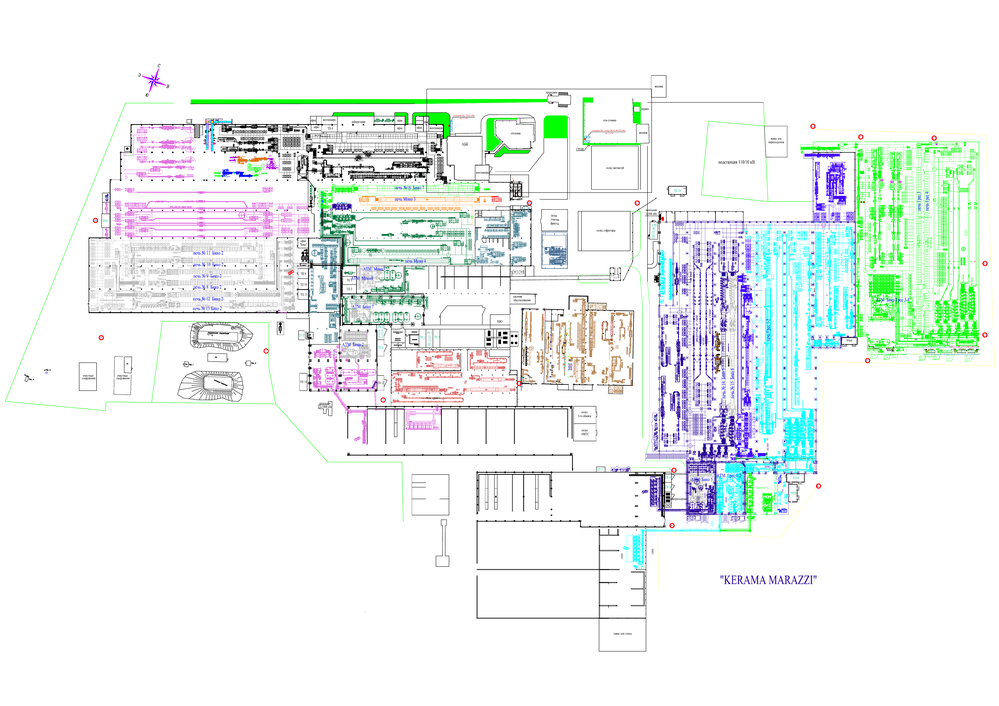
#> input picture desktop/seed/data/p08/plan.png, 999 x 706 px, shrunk from 5298 x 3743 before the run, given in place of VID00001.AVI, which was not available
$ python p01s_instrument_check.py
#> lines starting #> are read from the running program, lines starting #| are printed output that depends on the picture; pictures that were not available may be replaced by others from this repository, and a replacement may not be noted
### fly_vo/lk_motion_field.py
"""P0.1S — local motion by Lucas–Kanade tracking on a patch grid.

Why this replaces the Reichardt correlator
------------------------------------------
P0.1Q measured motion on a real 2-D grid instead of a collapsed column profile
and the signal improved per frame, but a cell-level audit showed the measurement
was still at chance: on the six real turns only 1% of grid cells held the correct
sign for 70% of the turn, and the pooled estimate was right 53% of the time. The
correlator itself — a product of two luminance samples at a fixed offset — is too
weak on this footage.

This module measures the same thing a different way: it tracks real image points
with pyramidal Lucas–Kanade and reports the actual displacement of each patch.

    frame t, frame t+1
        ↓
    fixed grid of image points (3 x 3 per cell)
        ↓
    calcOpticalFlowPyrLK  prev -> curr, then curr -> prev
        ↓
    keep points whose forward-backward error is small
        ↓
    per-cell median displacement  ->  local motion (dx, dy) in pixels

Only local motion is produced. There is no pooled LEFT/RIGHT decision and no
`yaw_frozen` anywhere in this file: the sign, polarity and direction conventions
live entirely in the fly's circuitry downstream.

Sign convention
---------------
`dx > 0` means the image content moved toward +x, i.e. rightward. This is the
same convention as `optic_flow.reichardt_at_dx` (verified by
`tests/test_p01s_lk_field.py::test_sign_matches_reichardt`), so the injection
polarities frozen in P0.1L stay valid and the two estimators are comparable.

Frame clock
-----------
`iter_video_at_brain_hz` samples 30 fps video at 50 Hz, so 40% of frames handed
to the estimator are exact copies of the previous frame. Lucas–Kanade is
*undefined* on such a pair: there is no displacement between two identical
images. With `hold_on_duplicate=True` the previous field is carried forward and
the sample is marked held, instead of reporting a spurious zero field. The number
of held samples is reported so the effect stays visible.

Units
-----
Displacement is reported in pixels divided by `ref_px` (default 1.0), so a
one-pixel frame-to-frame displacement is a field value of 1.0. This keeps the
frozen injection gain (`flow_inject_gain = 8.0`) meaningful: the frozen Reichardt
field saturated it around |field| ~ 0.25, and so does this one.

8-bit input
-----------
`cv2.calcOpticalFlowPyrLK` in this OpenCV build asserts `img.depth() == CV_8U`,
so the float drive is converted with a *fixed* scale (value * 255, no per-frame
percentile stretch). An adaptive stretch would break the brightness-constancy
assumption that Lucas–Kanade is built on, so it is deliberately avoided.
"""

from __future__ import annotations

from dataclasses import dataclass, field

import cv2
import numpy as np

EPS = 1e-8


@dataclass
class LKFieldDiagnostics:
    """Local tracking diagnostics. No pooled direction is present."""

    grid_shape: tuple[int, int] = (0, 0)
    n_seeds: int = 0
    n_valid: int = 0
    coverage: float = 0.0
    mean_fb_error: float = 0.0
    mean_abs_dx_px: float = 0.0
    mean_abs_dy_px: float = 0.0
    held: bool = False
    n_empty_cells: int = 0

    # [10 lines left out: function as_dict, not called in this run]


class LKMotionField:
    """Per-cell local displacement from pyramidal Lucas–Kanade tracking."""

    def __init__(
        self,
        grid_w: int = 16,
        grid_h: int = 8,
        seed_layout: int = 3,
        win: int = 15,
        max_level: int = 3,
        fb_tol_px: float = 1.0,
        ref_px: float = 1.0,
        hold_on_duplicate: bool = True,
        fill_empty_from_column: bool = True,
    ):
        self.grid_w = int(grid_w)
        self.grid_h = int(grid_h)
        self.seed_layout = max(int(seed_layout), 1)
        self.win = (int(win), int(win))
        self.max_level = int(max_level)
        self.fb_tol_px = float(fb_tol_px)
        self.ref_px = float(ref_px)
        self.hold_on_duplicate = bool(hold_on_duplicate)
        self.fill_empty_from_column = bool(fill_empty_from_column)

        self._prev: np.ndarray | None = None      # float drive, for duplicate detection
        self._prev_u8: np.ndarray | None = None   # 8-bit, for the tracker
        self._prev_field: np.ndarray | None = None
        self._prev_dy: np.ndarray | None = None
        self._seeds: np.ndarray | None = None
        self._seed_cell: np.ndarray | None = None
        self._shape: tuple[int, int] = (0, 0)

        self._criteria = (
            cv2.TERM_CRITERIA_EPS | cv2.TERM_CRITERIA_COUNT,
            20,
            0.03,
        )

    # ---------------------------------------------------------------- geometry
    @property
    def n_cells(self) -> int:
        return self.grid_h * self.grid_w

    # [8 lines left out: function reset, not called in this run]

    def _ensure_seeds(self, h: int, w: int) -> None:
        """Fixed image-space seed grid, one `seed_layout^2` sub-grid per cell."""
        if self._seeds is not None and self._shape == (h, w):
            return
        margin = self.win[0] // 2 + 1
        cell_w, cell_h = w / self.grid_w, h / self.grid_h
        pts, cells = [], []
        L = self.seed_layout
        for gy in range(self.grid_h):
            for gx in range(self.grid_w):
                for sy in range(L):
                    for sx in range(L):
                        x = (gx + (sx + 0.5) / L) * cell_w
                        y = (gy + (sy + 0.5) / L) * cell_h
                        if margin <= x <= w - 1 - margin and margin <= y <= h - 1 - margin:
                            pts.append((x, y))
                            cells.append(gy * self.grid_w + gx)
        self._seeds = np.asarray(pts, dtype=np.float32).reshape(-1, 1, 2)
        self._seed_cell = np.asarray(cells, dtype=np.int64)
        self._shape = (h, w)
        self._prev = None
        self._prev_u8 = None
        self._prev_field = None
        self._prev_dy = None

    @staticmethod
    def _to_u8(img: np.ndarray) -> np.ndarray:
        """Fixed-scale conversion to 8-bit; no per-frame adaptation."""
        return np.clip(np.rint(img * 255.0), 0, 255).astype(np.uint8)

    # ----------------------------------------------------------------- process
    def process(self, img: np.ndarray) -> tuple[np.ndarray, np.ndarray, LKFieldDiagnostics]:
        """One frame → (dx field, dy field, diagnostics); fields in px / ref_px."""
        img = np.ascontiguousarray(np.asarray(img, dtype=np.float32))
        h, w = img.shape
        self._ensure_seeds(h, w)
        zeros = np.zeros((self.grid_h, self.grid_w), dtype=np.float64)

        if self._prev is None:
            self._prev = img
            self._prev_u8 = self._to_u8(img)
            self._prev_field, self._prev_dy = zeros, zeros
            return zeros, zeros, LKFieldDiagnostics(
                grid_shape=(self.grid_h, self.grid_w), n_seeds=len(self._seed_cell)
            )

        diag = LKFieldDiagnostics(
            grid_shape=(self.grid_h, self.grid_w), n_seeds=int(len(self._seed_cell))
        )

        # A pair of identical frames carries no displacement: hold the last field.
        if self.hold_on_duplicate and np.array_equal(img, self._prev):
            diag.held = True
            diag.coverage = 1.0
            prev_field = self._prev_field if self._prev_field is not None else zeros
            prev_dy = self._prev_dy if self._prev_dy is not None else zeros
            self._prev = img
            return prev_field.copy(), prev_dy.copy(), diag

        curr_u8 = self._to_u8(img)
        prev_u8 = self._prev_u8 if self._prev_u8 is not None else curr_u8
        p0 = self._seeds
        p1, st1, _ = cv2.calcOpticalFlowPyrLK(
            prev_u8, curr_u8, p0, None,
            winSize=self.win, maxLevel=self.max_level, criteria=self._criteria,
        )
        p0r, st0, _ = cv2.calcOpticalFlowPyrLK(
            curr_u8, prev_u8, p1, None,
            winSize=self.win, maxLevel=self.max_level, criteria=self._criteria,
        )
        good = (
            st1.reshape(-1).astype(bool)
            & st0.reshape(-1).astype(bool)
            & np.isfinite(p1.reshape(-1, 2)).all(axis=1)
            & np.isfinite(p0r.reshape(-1, 2)).all(axis=1)
        )
        fb = np.linalg.norm(p0.reshape(-1, 2) - p0r.reshape(-1, 2), axis=1)
        good &= fb <= self.fb_tol_px

        n_valid = int(good.sum())
        diag.n_valid = n_valid
        diag.coverage = n_valid / max(len(self._seed_cell), 1)
        diag.mean_fb_error = float(fb[good].mean()) if n_valid else 0.0

        d = (p1.reshape(-1, 2) - p0.reshape(-1, 2))[good]
        cells = self._seed_cell[good]

        dx = np.full(self.n_cells, np.nan, dtype=np.float64)
        dy = np.full(self.n_cells, np.nan, dtype=np.float64)
        for ci in range(self.n_cells):
            m = cells == ci
            if not m.any():
                continue
            dx[ci] = float(np.median(d[m, 0]))
            dy[ci] = float(np.median(d[m, 1]))

        diag.n_empty_cells = int(np.isnan(dx).sum())
        if self.fill_empty_from_column:
            dx = self._fill_from_column(dx)
            dy = self._fill_from_column(dy)

        dx = np.nan_to_num(dx, nan=0.0)
        dy = np.nan_to_num(dy, nan=0.0)
        diag.mean_abs_dx_px = float(np.mean(np.abs(dx)))
        diag.mean_abs_dy_px = float(np.mean(np.abs(dy)))

        field_dx = (dx / self.ref_px).reshape(self.grid_h, self.grid_w)
        field_dy = (dy / self.ref_px).reshape(self.grid_h, self.grid_w)

        self._prev = img
        self._prev_u8 = curr_u8
        self._prev_field, self._prev_dy = field_dx, field_dy
        return field_dx, field_dy, diag

    # [10 lines left out: function _fill_from_column, not called in this run]

### scripts/p01s_instrument_check.py
#!/usr/bin/env python3
"""
P0.1S — instrument checks: does the kymograph encode direction correctly, and
what does the measured motion actually look like on the imagery?

Part 1 — objective kymograph check
    Build a clip whose content is translated right by a known amount, then track
    the column position of the strongest feature in the kymograph over time. If
    the instrument is correct this must increase monotonically. This removes any
    doubt about the display being mirrored.

Part 2 — displacement overlay
    Draw the measured per-patch displacement as arrows on the real frames. The
    arrows are in image coordinates, so anyone can check by eye whether they
    follow the texture. This is the only artifact in this whole phase where the
    measurement and the imagery are visible together, and it is the fastest way
    to see whether the estimator tracks the scene or not.

Part 3 — the same overlay as video, and a side-by-side of the raw frame pair with
    the temporal difference, which shows edge dipoles whose polarity encodes the
    direction directly.

Frontend only. Nothing trained, nothing injected.

Usage:
    PYTHONPATH=. python scripts/p01s_instrument_check.py
"""

from __future__ import annotations

import argparse
import json
import sys
from pathlib import Path

import cv2
import numpy as np

ROOT = Path(__file__).resolve().parents[1]
sys.path.insert(0, str(ROOT))

from fly_vo.lk_motion_field import LKMotionField

VIDEO = ROOT / "data/p01r/VID00001.AVI"
EVENTS = {
    "left_65":   (63.5, "LEFT"),
    "left_81":   (78.5, "LEFT"),
    "left_108":  (106.0, "LEFT"),
    "right_67":  (66.0, "RIGHT"),
    "right_210": (209.0, "RIGHT"),
    "right_216": (214.0, "RIGHT"),
    "fwd_140":   (137.5, "FWD"),
}
PRE_ROLL_S = 1.5
EVENT_DUR_S = 3.0
FPS = 30.0
ENCODE = (192, 108)
GRID_W, GRID_H = 16, 8
BAND_ROWS = (20, 54, 88)
BAND_HALF = 3
KYMO_WIDTH = 900


# --------------------------------------------------- part 1: instrument check
def kymograph(grays: list[np.ndarray], row: int, half: int = BAND_HALF) -> np.ndarray:
    y0, y1 = max(0, row - half), row + half + 1
    strip = np.stack([g[y0:y1].mean(axis=0) for g in grays], axis=0)
    return strip


def instrument_check() -> dict:
    """Translate a real frame right by a known amount; track feature column over time."""
    cap = cv2.VideoCapture(str(VIDEO))
    cap.set(cv2.CAP_PROP_POS_MSEC, 139.5 * 1000)
    ok, base = cap.read()
    cap.release()
    if not ok:
        raise SystemExit("could not read base frame")
    h, w = base.shape[:2]
    gray0 = cv2.cvtColor(base, cv2.COLOR_BGR2GRAY)
    small0 = cv2.resize(gray0, ENCODE, interpolation=cv2.INTER_LINEAR).astype(np.float32) / 255.0

    results = {}
    for name, px_per_frame in (("content_right", +2.0), ("content_left", -2.0)):
        grays = []
        for k in range(90):
            M = np.float32([[1, 0, px_per_frame * k * (w / ENCODE[0])], [0, 1, 0]])
            bgr = cv2.warpAffine(base, M, (w, h), flags=cv2.INTER_LINEAR,
                                 borderMode=cv2.BORDER_REFLECT)
            g = cv2.cvtColor(bgr, cv2.COLOR_BGR2GRAY)
            grays.append(cv2.resize(g, ENCODE, interpolation=cv2.INTER_LINEAR).astype(np.float32) / 255.0)

        kymo = kymograph(grays, 54)                      # [time, width]
        # follow the brightest column restricted to a band so it cannot wrap out
        col0 = int(np.argmax(kymo[0, 20:80])) + 20
        track = []
        col = col0
        for t in range(len(kymo)):
            lo, hi = max(0, col - 6), min(kymo.shape[1], col + 7)
            if hi <= lo:
                break
            col = lo + int(np.argmax(kymo[t, lo:hi]))
            track.append(col)
        track = np.asarray(track)
        # slope of column vs time in the kymograph array
        slope = float(np.polyfit(np.arange(len(track)), track, 1)[0]) if len(track) > 2 else 0.0
        results[name] = {
            "kymograph_slope_px_per_frame": slope,
            "expected_sign": +1 if px_per_frame > 0 else -1,
            "instrument_correct": bool(np.sign(slope) == np.sign(px_per_frame)),
            "tracked_columns": track.tolist(),
        }
        print(f"  {name:14s} kymograph column slope {slope:+.3f} px/frame "
              f"(expected {'+' if px_per_frame > 0 else '-'})  "
              f"correct: {results[name]['instrument_correct']}")
    return results


# ------------------------------------------------------- part 2/3: overlay
# [20 lines left out: function motion_overlay, not called in this run]


def process_event(eid: str, anchor: float, out: Path, make_video: bool = True) -> dict:
    t0 = max(0.0, anchor - PRE_ROLL_S)
    t1 = anchor + EVENT_DUR_S
    cap = cv2.VideoCapture(str(VIDEO))
    cap.set(cv2.CAP_PROP_POS_FRAMES, int(round(t0 * FPS)))
    lk = LKMotionField(grid_w=GRID_W, grid_h=GRID_H)
    records, idx = [], 0
    writer = None
    while True:
        ok, frame = cap.read()
        if not ok:
            break
        t = t0 + idx / FPS
        if t > t1:
            break
        gray = cv2.cvtColor(frame, cv2.COLOR_BGR2GRAY)
        small = cv2.resize(gray, ENCODE, interpolation=cv2.INTER_LINEAR).astype(np.float32) / 255.0
        h = small.shape[0]
        band = np.ascontiguousarray(small[int(0.30 * h): int(0.70 * h)])
        dxf, dyf, _d = lk.process(band)
        records.append({"t": t, "dx": dxf.copy(), "dy": dyf.copy(), "frame": frame.copy()})
        idx += 1
    cap.release()

    n_pre = int(round(PRE_ROLL_S * FPS))
    ev = records[n_pre:]
    dx_stack = np.stack([r["dx"] for r in ev], axis=0)
    dy_stack = np.stack([r["dy"] for r in ev], axis=0)

    # a few annotated stills
    picks = [0, len(ev) // 3, 2 * len(ev) // 3, len(ev) - 1]
    tiles = []
    for i in picks:
        r = ev[i]
        ov = motion_overlay(r["frame"], r["dx"], r["dy"], scale=3)
        diff = np.abs(np.asarray(
            cv2.cvtColor(ev[max(0, i - 1)]["frame"], cv2.COLOR_BGR2GRAY), dtype=np.float32
        ) - np.asarray(cv2.cvtColor(r["frame"], cv2.COLOR_BGR2GRAY), dtype=np.float32))
        d = cv2.applyColorMap(np.clip(diff * 4, 0, 255).astype(np.uint8), cv2.COLORMAP_INFERNO)
        pair = np.hstack([cv2.resize(o, (480, 270)) for o in (ov, d)])
        cv2.putText(pair, f"t={r['t']:.2f}s   left: measured displacement arrows   "
                          f"right: |frame difference|",
                    (8, 18), cv2.FONT_HERSHEY_SIMPLEX, 0.45, (255, 255, 255), 1)
        tiles.append(pair)
    cv2.imwrite(str(out / f"{eid}_overlay.png"), np.vstack(tiles))

    if make_video:
        writer = cv2.VideoWriter(str(out / f"{eid}_overlay.mp4"),
                                 cv2.VideoWriter_fourcc(*"mp4v"), FPS,
                                 (ev[0]["frame"].shape[1], ev[0]["frame"].shape[0]))
        for r in ev:
            writer.write(motion_overlay(r["frame"], r["dx"], r["dy"], scale=3))
        writer.release()

    mean_dx = float(dx_stack.mean())
    mean_dy = float(dy_stack.mean())
    return {
        "event": eid, "mean_dx_px": mean_dx, "mean_dy_px": mean_dy,
        "mean_abs_dx_px": float(np.abs(dx_stack).mean()),
        "frac_cells_positive": float((dx_stack > 0).mean()),
        "cell_agreement": float(abs((dx_stack > 0).mean() - 0.5) * 2),
    }


def main() -> None:
    ap = argparse.ArgumentParser()
    ap.add_argument("-o", "--output", default="output/p01s_instrument")
    ap.add_argument("--no-video", action="store_true")
    args = ap.parse_args()
    out = ROOT / args.output
    (out / "overlay").mkdir(parents=True, exist_ok=True)

    print("P0.1S instrument check — part 1: is the kymograph orientation correct?")
    check = instrument_check()
#> in instrument_check, base is the input picture: shape (706, 999, 3); mean B, G, R 241.8, 243.6, 237.9
#> in instrument_check, `gray0 = cv2.cvtColor(base, cv2.COLOR_BGR2GRAY)`:
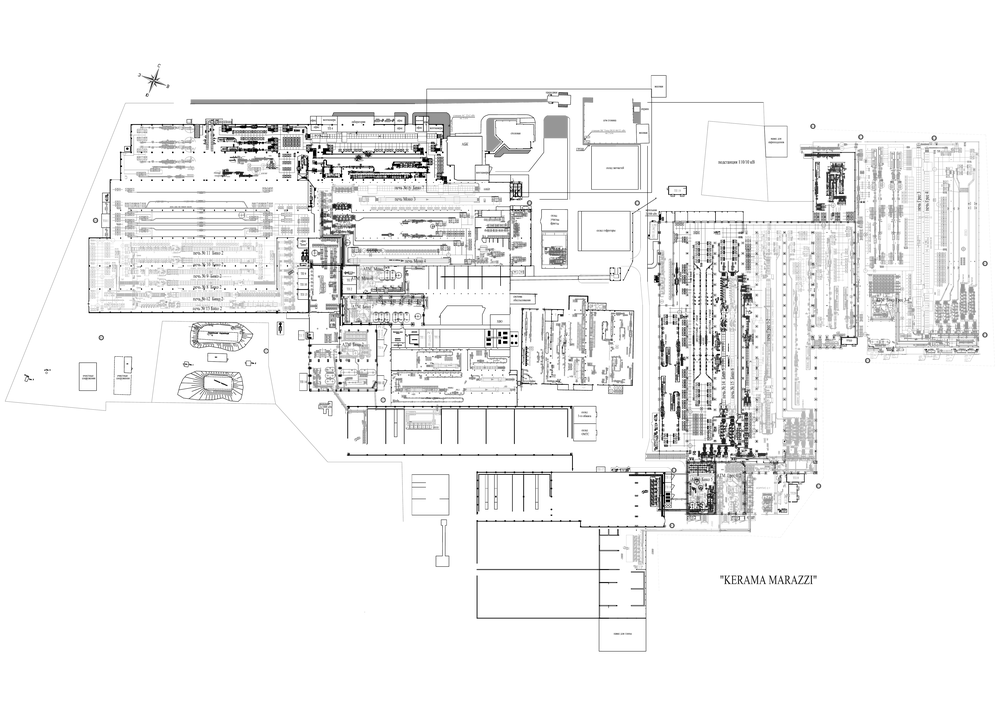
#> gray0: shape (706, 999); min 0, max 255, mean 241.6
#> in instrument_check, `small0 = cv2.resize(gray0, ENCODE, interpolation=cv2.INTER_LINEAR).ast..`:
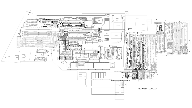
#> small0: shape (108, 192) float32; min 0.00392, max 1, mean 0.946
#> after the loop in instrument_check, `for name, px_per_frame in (("content_right", +2.0), ("content_left", -..`:
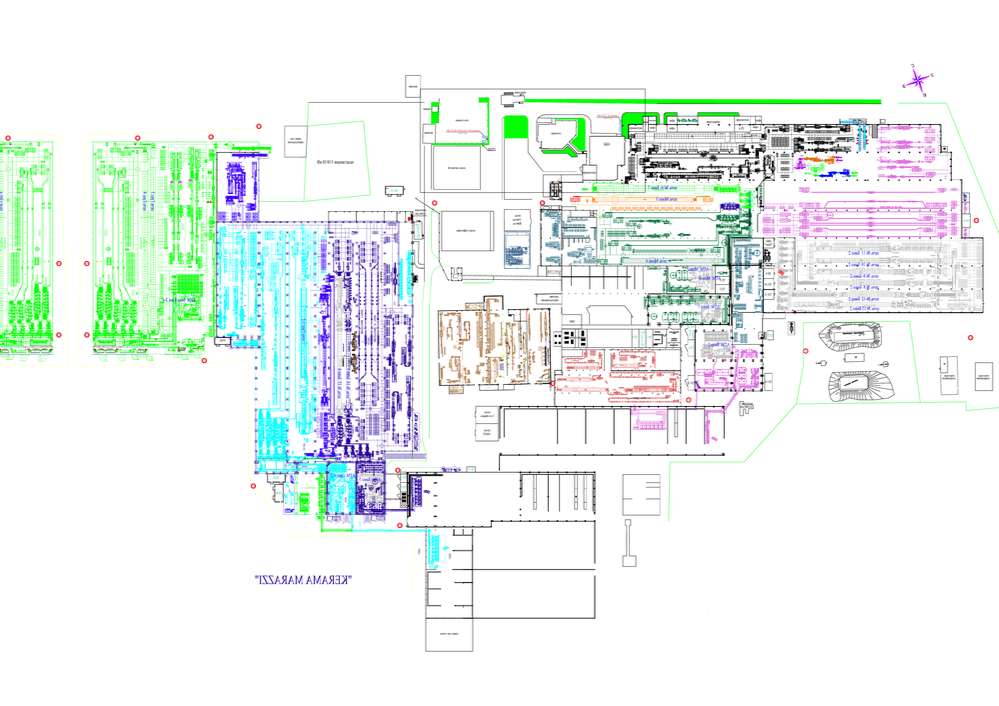
#> bgr: shape (706, 999, 3); mean B, G, R 240.7, 243.5, 236.8
#> after the loop in instrument_check, `for name, px_per_frame in (("content_right", +2.0), ("content_left", -..`:
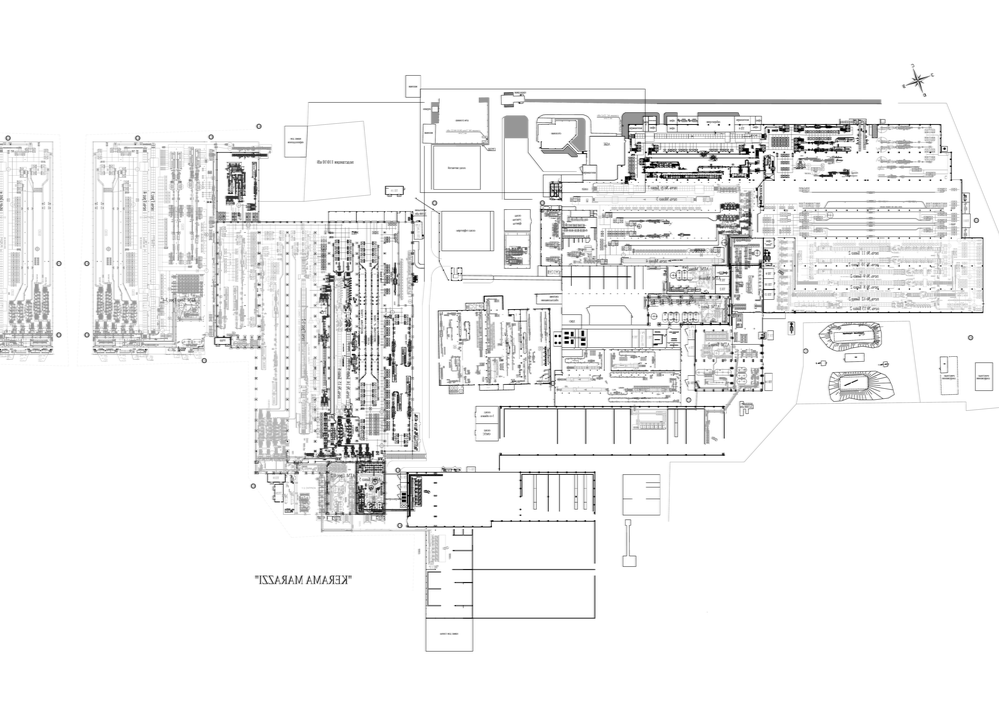
#> g: shape (706, 999); min 0, max 255, mean 241.2
#> after the loop in instrument_check, `for name, px_per_frame in (("content_right", +2.0), ("content_left", -..`: results = 2 items
#> check = 2 items

    print("\n  part 2/3: displacement arrows on the real frames")
    print(f"  {'event':10s} {'label':5s} {'mean dx':>9s} {'mean |dx|':>10s} "
          f"{'cells +':>8s} {'agreement':>10s}")
    rows = []
    for eid, (anchor, lab) in EVENTS.items():
        rec = process_event(eid, anchor, out / "overlay", make_video=not args.no_video)
#> in __init__, `self._criteria = ( cv2.TERM_CRITERIA_EPS | cv2.TERM_CRITERIA_COUNT, 20..`: self._criteria = (3, 20, 0.03)
#> in process_event, `band = np.ascontiguousarray(small[int(0.30 * h): int(0.70 * h)])`:
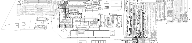
#> band: shape (43, 192) float32; min 0.0196, max 1, mean 0.91
#> in _ensure_seeds, `self._seeds = np.asarray(pts, dtype=np.float32).reshape(-1, 1, 2)`: self._seeds = 660 rows, first 8: [10, 8.06], [10, 9.85], [14, 8.06], [18, 8.06], [22, 8.06], [14, 9.85], [18, 9.85], [22, 9.85]
        rec["label"] = lab
        rows.append(rec)
        print(f"  {eid:10s} {lab:5s} {rec['mean_dx_px']:+9.3f} {rec['mean_abs_dx_px']:10.3f} "
              f"{rec['frac_cells_positive']:8.0%} {rec['cell_agreement']:10.0%}")

    print(f"\n  {'event':10s} {'frames where every cell agrees on the sign':>44s}")
    for r in rows:
        print(f"  {r['event']:10s} mean dx {r['mean_dx_px']:+.3f} px  -> "
              f"{'content moves RIGHT' if r['mean_dx_px'] > 0 else 'content moves LEFT'}")

    (out / "instrument.json").write_text(json.dumps(
        {"kymograph_check": check, "overlay": rows}, indent=2), encoding="utf-8")
    print(f"\nWrote {out}/  (open overlay/<event>_overlay.png and .mp4)")


if __name__ == "__main__":
    main()
